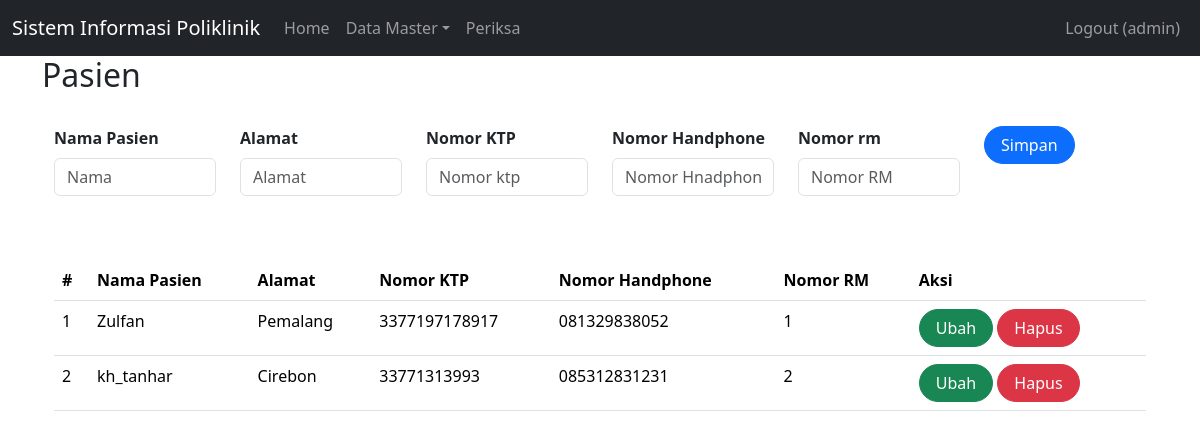
The page /index.php?page=pasien (signed in) on the database its author committed.
### tables this page shows
CREATE TABLE `pasien` (
  `id` int(11) UNSIGNED NOT NULL,
  `nama` varchar(255) NOT NULL,
  `alamat` varchar(255) NOT NULL,
  `no_ktp` varchar(255) NOT NULL,
  `no_hp` varchar(50) NOT NULL,
  `no_rm` varchar(25) NOT NULL
);

### pasien.php (the view, shortened to what this page needs)
<div class="container">
    <h2>Pasien</h2>
<br>
    <?php
include'koneksi.php';
?>
<body>
<div class="container">
    <form class="form row"  method="POST" action="" name="myForm" onsubmit="return(validate());">
    <?php
    $nama = '';
    $alamat = '';
    $no_ktp = '';
    $no_hp ='';
    $no_rm = '';
    ?>
        <div class="col">
        <label for="inputNama" class="form-label fw-bold">
            Nama Pasien
        </label>
        <input type="varchar" class="form-control" name="nama" id="inputNama" placeholder="Nama" value="<?php echo $nama ?>">
    </div>
    <div class="col">
        <label for="inputAlamat" class="form-label fw-bold">
            Alamat
        </label>
        <input type="varchar" class="form-control" name="alamat" id="inputAlamat" placeholder="Alamat" value="<?php echo $alamat ?>">
    </div>
    <div class="col">
        <label for="inputKTP" class="form-label fw-bold">
            Nomor KTP
        </label>
        <input type="varchar" class="form-control" name="no_ktp" id="inputAlamat" placeholder="Nomor ktp" value="<?php echo $no_ktp ?>">
    </div>
    <div class="col">
        <label for="inputAlamat" class="form-label fw-bold">
            Nomor Handphone
        </label>
        <input type="varchar" class="form-control" name="no_hp" id="inputAlamat" placeholder="Nomor Hnadphone" value="<?php echo $no_hp ?>">
    </div>
    <div class="col">
        <label for="inputRM" class="form-label fw-bold">
            Nomor rm
        </label>
        <input type="varchar" class="form-control" name="no_rm" id="inputAlamat" placeholder="Nomor RM" value="<?php echo $no_rm ?>">
    </div>
    <div class="col">
        <button type="submit" class="btn btn-primary rounded-pill px-3" name="simpan">Simpan</button>
    </div>
    </form>
    <br>
    <br>
    <table class="table table-hover">
    <table class="table table-hover">
    <thead>
        <tr>
            <th scope="col">#</th>
            <th scope="col">Nama Pasien</th>
            <th scope="col">Alamat</th>
            <th scope="col">Nomor KTP</th>
            <th scope="col">Nomor Handphone</th>
            <th scope="col">Nomor RM</th>
            <th scope="col">Aksi</th>
        </tr>
    </thead>
        <tbody>
    <?php
    $result = mysqli_query(
    $mysqli,"SELECT * FROM pasien ORDER BY id"
    );
$no = 1;
while ($data = mysqli_fetch_array($result)) {
?>
    <tr>
        <td><?php echo $no++ ?></td>
        <td><?php echo $data['nama'] ?></td>
        <td><?php echo $data['alamat'] ?></td>
        <td><?php echo $data['no_ktp'] ?></td>
        <td><?php echo $data['no_hp'] ?></td>
        <td><?php echo $data['no_rm'] ?></td>
                <td>
                <a class="btn btn-success rounded-pill px-3" href="index.php?page=pasien&id=<?php echo $data['id'] ?>">Ubah</a>
                        <a class="btn btn-danger rounded-pill px-3" href="index.php?page=pasien&id=<?php echo $data['id'] ?>&aksi=hapus">Hapus</a>
                    </td>
            </tr>
        <?php
        }
        ?>
    </tbody>
    </table>

### rows shown on the page
pasien: nama "Zulfan", alamat "Pemalang", no_ktp "3377197178917", no_hp "081329838052", no_rm "1"
pasien: nama "kh_tanhar", alamat "Cirebon", no_ktp "33771313993", no_hp "085312831231", no_rm "2"

### other values the page prints
$_SESSION['username'] "admin"
